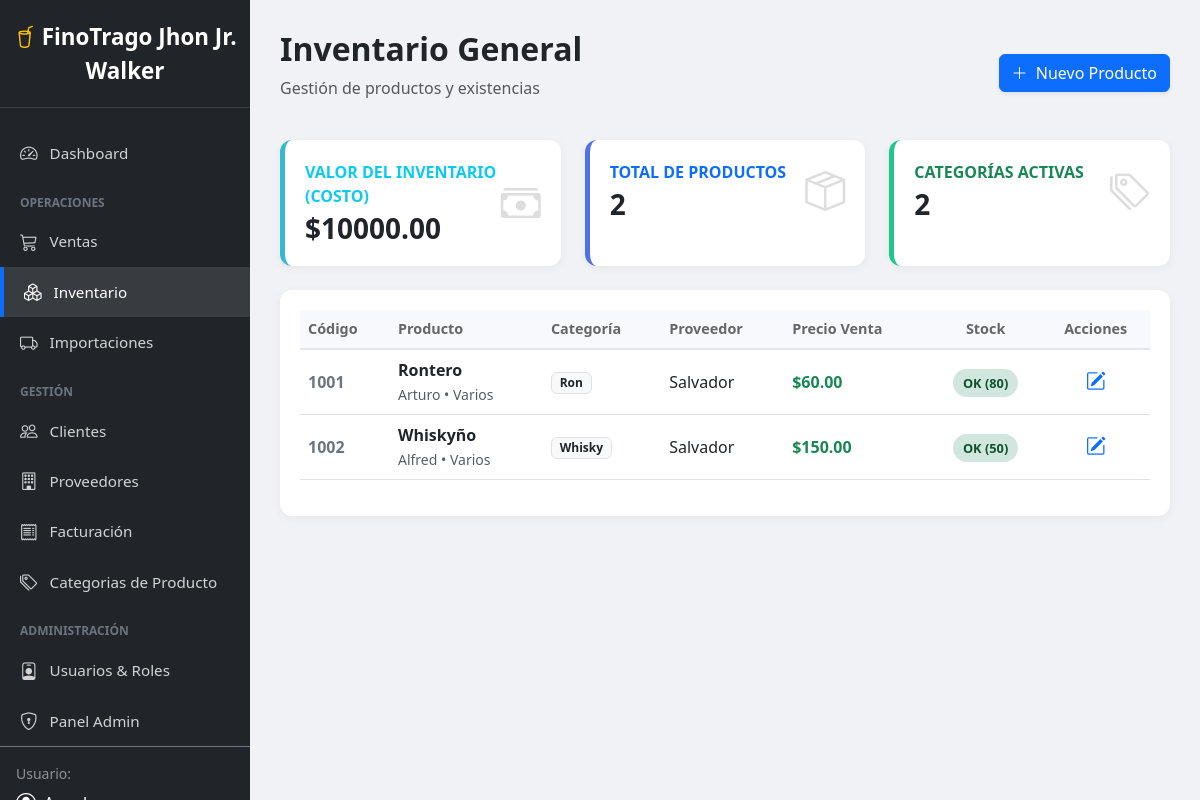
/inventario/ (signed in), run on the app's committed database.
### dashboard/models.py (models this page shows, shortened)
class Producto(models.Model):
    nombre = models.CharField(max_length=100)
    descripcion = models.TextField(blank=True, null=True)
    codigo = models.CharField(max_length=50, unique=True) # Vital para inventario
    categoria = models.ForeignKey(Categoria, on_delete=models.SET_NULL, null=True)
    proveedor = models.ForeignKey(Proveedor, on_delete=models.SET_NULL, null=True)
    ubicacion = models.ForeignKey(Ubicacion, on_delete=models.SET_NULL, null=True)
    precio_compra = models.DecimalField(max_digits=10, decimal_places=2)
    precio_venta = models.DecimalField(max_digits=10, decimal_places=2)
    stock_actual = models.IntegerField(default=0)
    stock_minimo = models.IntegerField(default=5)
    tipo = models.CharField(max_length=20, default='Varios') # VINO, RON, etc.
    marca = models.CharField(max_length=50, blank=True)
    activo = models.BooleanField(default=True)

class Categoria(models.Model):
    nombre = models.CharField(max_length=50)
    descripcion = models.CharField(max_length=150, blank=True, null=True)
    class Meta:
        verbose_name_plural = "Categorías"

class Proveedor(models.Model):
    nombre = models.CharField(max_length=100)
    tipo_proveedor = models.CharField(max_length=200, blank=True, null=True) # Según diagrama
    contacto = models.CharField(max_length=100, blank=True, null=True)
    telefono = models.CharField(max_length=20)
    email = models.EmailField(blank=True, null=True)
    direccion = models.CharField(max_length=200, blank=True, null=True)
    pais = models.CharField(max_length=50, blank=True, null=True) # Para dashboard "pais_origen"
    fecha_registro = models.DateTimeField(auto_now_add=True)
    class Meta:
        verbose_name_plural = "Proveedores"

### dashboard/views.py (the view)
# urls.py: path('inventario/', views.dashboard_inventario, name='inventario'),
@login_required
def dashboard_inventario(request):
    productos = Producto.objects.filter(activo=True).select_related('categoria', 'proveedor')
    valor_inventario = productos.aggregate(
        valor=Sum(F('stock_actual') * F('precio_compra'))
    )['valor'] or 0
    por_categoria = productos.values('categoria__nombre').annotate(
        cantidad=Count('id'),
        stock=Sum('stock_actual')
    ).order_by('-stock')
    context = {
        'productos': productos,
        'valor_inventario': valor_inventario,
        'por_categoria': por_categoria
    }
    return render(request, 'dashboard/inventario.html', context)

### dashboard/templates/dashboard/inventario.html (shortened to what this page needs)
{% extends "dashboard/base.html" %}
{% block content %}
<div class="main-content">
    <div class="d-flex justify-content-between align-items-center mb-4">
        <div>
            <h2 class="fw-bold text-dark">Inventario General</h2>
            <p class="text-muted">Gestión de productos y existencias</p>
        </div>
        <div>
            <a href="{% url 'dashboard:crear_producto' %}" class="btn btn-primary shadow-sm">
                <i class="bi bi-plus-lg me-1"></i> Nuevo Producto
            </a>
        </div>
    </div>
    <div class="row mb-4">
        <div class="col-md-4">
            <div class="kpi-card">
                <div class="d-flex justify-content-between align-items-center">
                    <div>
                        <div class="text-xs fw-bold text-info text-uppercase mb-1">Valor del Inventario (Costo)</div>
                        <div class="h3 mb-0 fw-bold text-gray-800">${{ valor_inventario|floatformat:2 }}</div>
                    </div>
                    <i class="bi bi-cash-stack fs-1 text-gray-300" style="color: #ddd;"></i>
                </div>
            </div>
        </div>
        <div class="col-md-4">
            <div class="kpi-card" style="border-left-color: #4e73df;">
                <div class="d-flex justify-content-between align-items-center">
                    <div>
                        <div class="text-xs fw-bold text-primary text-uppercase mb-1">Total de Productos</div>
                        <div class="h3 mb-0 fw-bold text-gray-800">{{ productos.count }}</div>
                    </div>
                    <i class="bi bi-box-seam fs-1 text-gray-300" style="color: #ddd;"></i>
                </div>
            </div>
        </div>
        <div class="col-md-4">
            <div class="kpi-card" style="border-left-color: #1cc88a;">
                <div class="d-flex justify-content-between align-items-center">
                    <div>
                        <div class="text-xs fw-bold text-success text-uppercase mb-1">Categorías Activas</div>
                        <div class="h3 mb-0 fw-bold text-gray-800">{{ por_categoria.count }}</div>
                    </div>
                    <i class="bi bi-tags fs-1 text-gray-300" style="color: #ddd;"></i>
                </div>
            </div>
        </div>
    </div>
    <div class="chart-card">
        <div class="table-responsive">
            <table class="table table-custom table-hover">
                <thead>
                    <tr>
                        <th>Código</th>
                        <th>Producto</th>
                        <th>Categoría</th>
                        <th>Proveedor</th>
                        <th>Precio Venta</th>
                        <th class="text-center">Stock</th>
                        <th class="text-center">Acciones</th>
                    </tr>
                </thead>
                <tbody>
                    {% for p in productos %}
                    <tr>
                        <td class="fw-bold text-secondary">{{ p.codigo }}</td>
                        <td>
                            <div class="fw-bold text-dark">{{ p.nombre }}</div>
                            <small class="text-muted">{{ p.marca }} • {{ p.tipo }}</small>
                        </td>
                        <td><span class="badge bg-light text-dark border">{{ p.categoria.nombre|default:"Sin Categ." }}</span></td>
                        <td>{{ p.proveedor.nombre }}</td>
                        <td class="fw-bold text-success">${{ p.precio_venta|floatformat:2 }}</td>
                        <td class="text-center">
                            {% if p.stock_actual == 0 %}
                                <span class="badge-stock-danger">Agotado (0)</span>
                            {% elif p.stock_actual <= p.stock_minimo %}
                                <span class="badge-stock-warning">Bajo ({{ p.stock_actual }})</span>
                            {% else %}
                                <span class="badge-stock-ok">OK ({{ p.stock_actual }})</span>
                            {% endif %}
                        </td>
                        <td class="text-center">
                            <a href="{% url 'dashboard:editar_producto' p.id %}" class="btn btn-sm btn-outline-primary border-0" title="Editar">
                                <i class="bi bi-pencil-square fs-5"></i>
                            </a>
                        </td>
                    </tr>
                    {% empty %}
                    <tr>
                        <td colspan="7" class="text-center py-4 text-muted">
                            No tienes productos registrados. ¡Agrega el primero!
                        </td>
                    </tr>
                    {% endfor %}
                </tbody>
            </table>
        </div>
    </div>
</div>
{% endblock %}

### dashboard/templates/dashboard/base.html (shortened to what this page needs)
{% load static %}
<!DOCTYPE html>
<html lang="es">
<head>
    <link href="https://cdn.jsdelivr.net/npm/bootstrap@5.3.0/dist/css/bootstrap.min.css" rel="stylesheet">
    <link rel="stylesheet" href="https://cdn.jsdelivr.net/npm/bootstrap-icons@1.11.0/font/bootstrap-icons.css">
    <link rel="stylesheet" href="{% static 'styles/dashboard.css' %}">
</head>
<body>
    <nav class="sidebar">
        <div class="logo">
            <i class="bi bi-cup-straw text-warning"></i> <strong>FinoTrago Jhon Jr. Walker</strong>
        </div>
        <ul class="nav flex-column">
            <li class="nav-item">
                <a href="{% url 'dashboard:principal' %}" class="nav-link {% if request.resolver_match.url_name == 'principal' %}active{% endif %}">
                    <i class="bi bi-speedometer2"></i> Dashboard
                </a>
            </li>
            <div class="sidebar-heading">Operaciones</div>
            <li class="nav-item">
                <a href="{% url 'dashboard:ventas' %}" class="nav-link {% if request.resolver_match.url_name == 'ventas' %}active{% endif %}">
                    <i class="bi bi-cart3"></i> Ventas
                </a>
            </li>
            <li class="nav-item">
                <a href="{% url 'dashboard:inventario' %}" class="nav-link {% if request.resolver_match.url_name == 'inventario' %}active{% endif %}">
                    <i class="bi bi-boxes"></i> Inventario
                </a>
            </li>
            <li class="nav-item">
                <a href="{% url 'dashboard:importaciones' %}" class="nav-link {% if request.resolver_match.url_name == 'importaciones' %}active{% endif %}">
                    <i class="bi bi-truck"></i> Importaciones
                </a>
            </li>
            <div class="sidebar-heading">Gestión</div>
            <li class="nav-item">
                <a href="{% url 'dashboard:clientes' %}" class="nav-link {% if request.resolver_match.url_name == 'clientes' %}active{% endif %}">
                    <i class="bi bi-people"></i> Clientes
                </a>
            </li>
            <li class="nav-item">
                <a href="{% url 'dashboard:proveedores' %}" class="nav-link {% if request.resolver_match.url_name == 'proveedores' %}active{% endif %}">
                    <i class="bi bi-building"></i> Proveedores
                </a>
            </li>
            <li class="nav-item">
                <a href="{% url 'dashboard:facturacion' %}" class="nav-link {% if request.resolver_match.url_name == 'facturacion' %}active{% endif %}">
                    <i class="bi bi-receipt"></i> Facturación
                </a>
            </li>
            <li class="nav-item">
                <a href="{% url 'dashboard:categorias' %}" class="nav-link {% if request.resolver_match.url_name == 'categorias' %}active{% endif %}">
                    <i class="bi bi-tags"></i> Categorias de Producto
                </a>
            </li>
            <div class="sidebar-heading">Administración</div>
            <li class="nav-item">
                <a href="{% url 'dashboard:usuarios' %}" class="nav-link {% if request.resolver_match.url_name == 'usuarios' %}active{% endif %}">
                    <i class="bi bi-person-badge"></i> Usuarios & Roles
                </a>
            </li>
            <li class="nav-item">
                <a href="/admin/" target="_blank" class="nav-link">
                    <i class="bi bi-shield-lock"></i> Panel Admin
                </a>
            </li>
        </ul>
        <div class="mt-auto p-3 border-top border-secondary">
            <small class="text-white-50 d-block mb-1">Usuario:</small>
            <div class="d-flex align-items-center text-white">
                <i class="bi bi-person-circle fs-5 me-2"></i>
                <span>{{ user.username|default:"Admin" }}</span>
            </div>
        </div>
    </nav>
    <div class="main-wrapper">
        {% block content %}
        {% endblock %}
    </div>
</body>
</html>

### dashboard/static/styles/dashboard.css (style rules this page uses)
.main-content { margin-left: 250px; padding: 30px; background-color: #f0f2f5; min-height: 100vh; }
.chart-card { background: white; border-radius: 12px; padding: 20px; box-shadow: 0 2px 10px rgba(0,0,0,0.05); margin-bottom: 30px; }
.table-custom thead th { background-color: #f8f9fc; border-bottom: 2px solid #e3e6f0; color: #666; font-weight: 600; font-size: 0.9rem; }
.table-custom td { vertical-align: middle; }

### dashboard/templates/dashboard/base.html (style rules this page uses)
body { min-height: 100vh; overflow-x: hidden; background-color: #f8f9fa; }
.sidebar { position: fixed; top: 0; left: 0; width: 250px; height: 100vh; background-color: #212529; color: white; padding-top: 20px; z-index: 1000; overflow-y: auto; }
.sidebar .logo { font-size: 1.4rem; text-align: center; padding-bottom: 20px; border-bottom: 1px solid rgba(255,255,255,0.1); margin-bottom: 20px; }
.sidebar .nav-link { color: rgba(255,255,255,0.8); padding: 12px 20px; font-size: 0.95rem; display: flex; align-items: center; }
.sidebar .nav-link:hover, .sidebar .nav-link.active { color: white; background-color: rgba(255,255,255,0.1); border-left: 4px solid #0d6efd; }
.sidebar .nav-link i { margin-right: 12px; font-size: 1.1rem; }
.sidebar-heading { font-size: 0.75rem; text-transform: uppercase; color: #6c757d; padding: 15px 20px 5px; font-weight: bold; }
.main-wrapper { width: 100%; }

### dashboard/templates/dashboard/inventario.html (style rules this page uses)
.main-content { margin-left: 250px; padding: 30px; background-color: #f0f2f5; min-height: 100vh; }
.chart-card { background: white; border-radius: 12px; padding: 20px; box-shadow: 0 2px 10px rgba(0,0,0,0.05); margin-bottom: 30px; }
.kpi-card { background: white; border-radius: 12px; padding: 20px; box-shadow: 0 2px 10px rgba(0,0,0,0.05); border-left: 5px solid #36b9cc; height: 100%; }
.badge-stock-ok { background-color: #d1e7dd; color: #0f5132; padding: 5px 10px; border-radius: 20px; font-weight: bold; font-size: 0.8rem; }
.table-custom thead th { background-color: #f8f9fc; color: #666; font-weight: 600; border-bottom: 2px solid #e3e6f0; }
.table-custom td { vertical-align: middle; }

### data on the page
Producto: codigo "1001", nombre "Rontero", marca "Arturo", tipo "Varios", categoria.nombre "Ron", proveedor.nombre "Salvador", precio_venta "60.00", stock_actual "80"
Producto: codigo "1002", nombre "Whiskyño", marca "Alfred", tipo "Varios", categoria.nombre "Whisky", proveedor.nombre "Salvador", precio_venta "150.00", stock_actual "50"

### other printed values
{{ valor_inventario|floatformat:2 }} "10000.00"
{{ productos.count }} "2"
{{ por_categoria.count }} "2"
